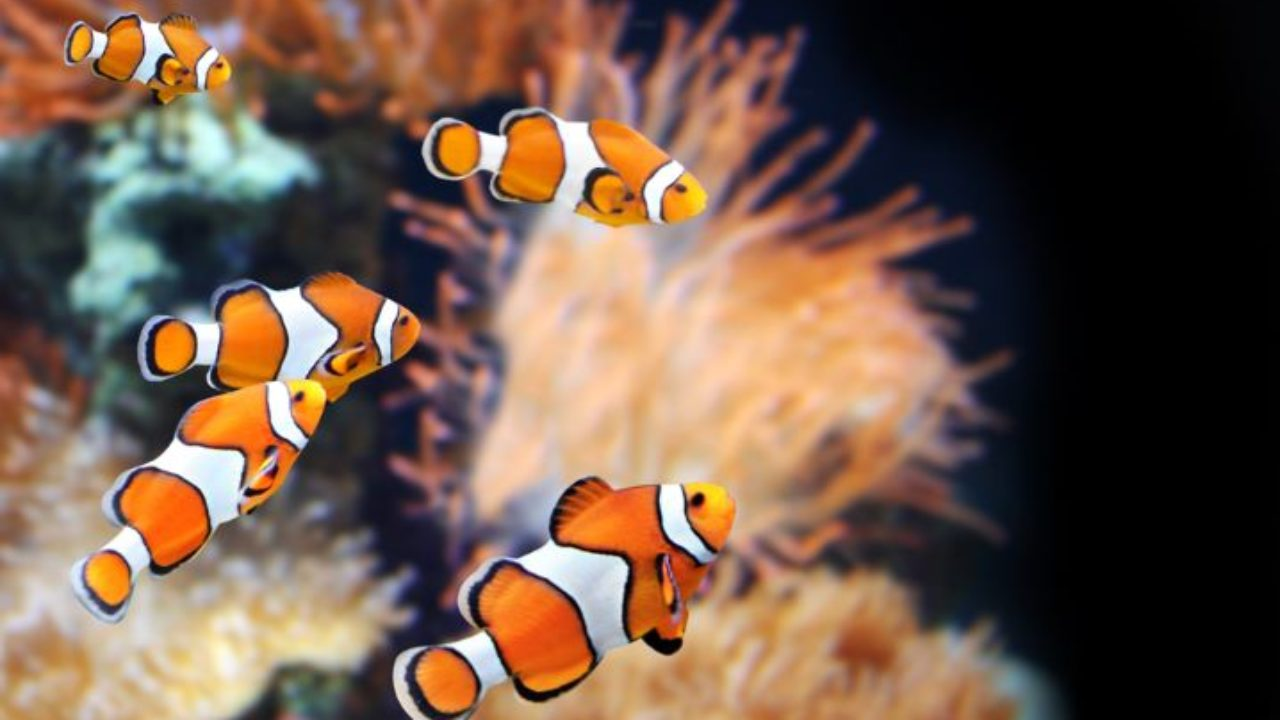
#> input picture img/fish.jpg, 1280 x 720 px, given in place of the camera
$ python invisibility.py
#> lines starting #> are read from the running program, lines starting #| are printed output that depends on the picture; after the words box and inside, x2 and y2 are one past the last pixel; in counts of white or black regions, pixels touching at a corner belong together
# Python program for Detection of a
# specific color(blue here) using OpenCV with Python
import cv2
import numpy as np


# Webcamera no 0 is used to capture the frames
cap = cv2.VideoCapture(0)


# This drives the program into an infinite loop.
while(1):
	# Captures the live stream frame-by-frame
	_, frame = cap.read()
#> frame is the input picture: shape (720, 1280, 3); mean B, G, R 73.2, 88, 111.5
	# Converts images from BGR to HSV
	hsv = cv2.cvtColor(frame, cv2.COLOR_BGR2HSV)
#> hsv: shape (720, 1280, 3); mean H, S, V 48.6, 93.7, 117.1
	lower_blue = np.array([110,50,50])
	upper_blue = np.array([130,255,255])

	# Here we are defining range of bluecolor in HSV
	# This creates a mask of blue coloured
	# objects found in the frame.
	mask = cv2.inRange(hsv, lower_blue, upper_blue)
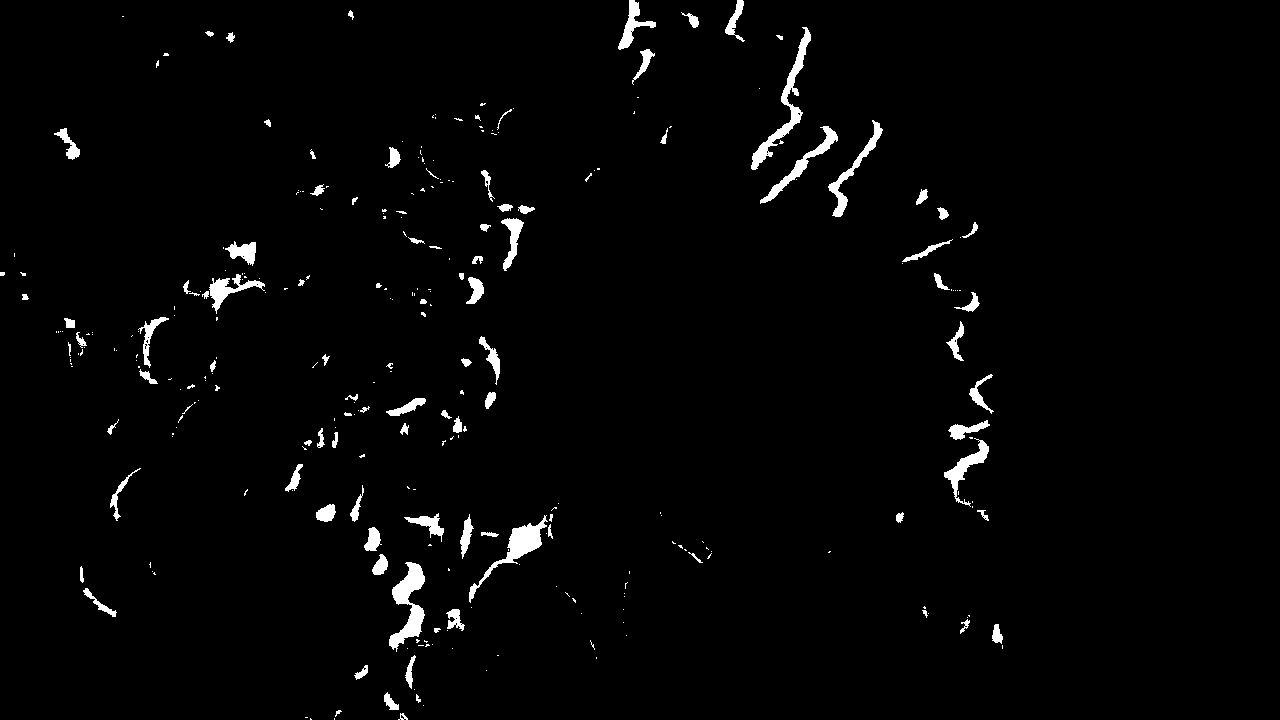
#> mask: shape (720, 1280); 2.1% white; 298 white regions (196 under 20 px), largest, box (x1, y1, x2, y2) and area: (389, 562, 425, 652) 1432, (751, 27, 811, 170) 1356, (469, 515, 548, 603) 1208

	# The bitwise and of the frame and mask is done so
	# that only the blue coloured objects are highlighted
	# and stored in res
	res = cv2.bitwise_and(frame,frame, mask= mask)
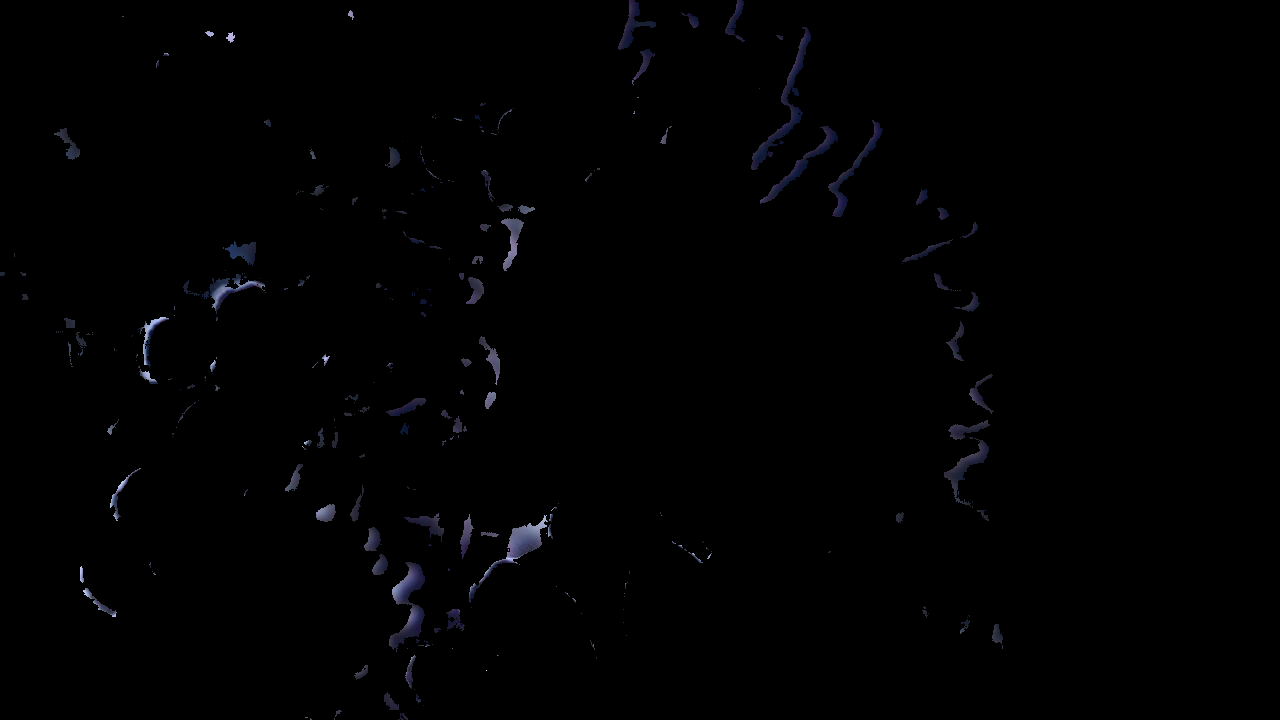
#> res: shape (720, 1280, 3); mean B, G, R 1.7, 1.1, 1.1
	cv2.imshow('frame',frame)
	cv2.imshow('mask',mask)
	cv2.imshow('res',res)

	# This displays the frame, mask
	# and res which we created in 3 separate windows.
	k = cv2.waitKey(1) & 0xFF
#> (key q is pressed here)
	if k == ord('q'):
		break

# Destroys all of the HighGUI windows.
cv2.destroyAllWindows()

# release the captured frame
cap.release()
